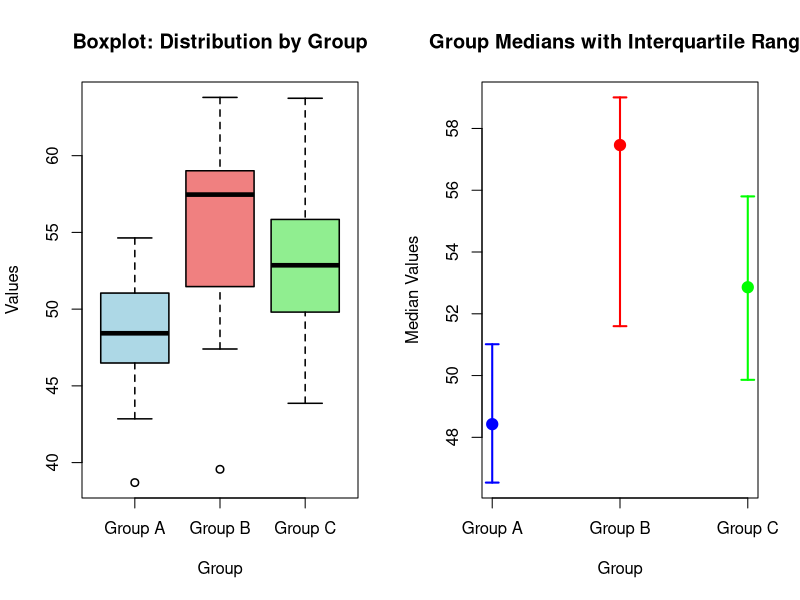
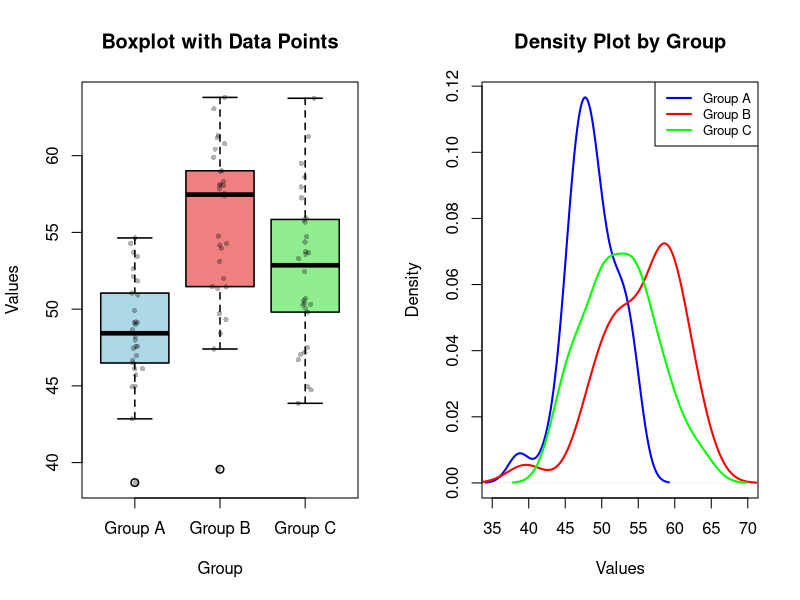

Write R code to recreate these figures, in order.
## ---- chunk 1
#| echo: true
#| code-fold: false
#| fig-cap: "Kruskal-Wallis Test Analysis"
#| label: fig-kruskal-analysis

# Create sample data with multiple groups
set.seed(789)
group_a <- rnorm(30, mean = 50, sd = 5)
group_b <- rnorm(30, mean = 55, sd = 5)
group_c <- rnorm(30, mean = 52, sd = 5)

# Combine into a data frame
kw_data <- data.frame(
  values = c(group_a, group_b, group_c),
  group = rep(c("Group A", "Group B", "Group C"), each = 30)
)

# Run Kruskal-Wallis test (non-parametric alternative to ANOVA)
kw_result <- kruskal.test(values ~ group, data = kw_data)
print("Kruskal-Wallis Test Result:")
print(kw_result)

# Interpretation:
# If p-value > 0.05: we fail to reject H0 (group distributions are not significantly different)
# If p-value < 0.05: we reject H0 (at least one group distribution is significantly different)

# Get descriptive statistics by group (using median instead of mean for non-parametric data)
print("\nDescriptive Statistics by Group:")
print(aggregate(values ~ group, data = kw_data, FUN = function(x) c(median = median(x), sd = sd(x), n = length(x))))
## ---- chunk 2
#| echo: true
#| code-fold: false
#| fig-cap: "Kruskal-Wallis Visualizations: Boxplot and Group Medians"
#| label: fig-kruskal-plots

# Set up 1x2 panel layout
par(mfrow = c(1, 2))

# Panel 1: Boxplot
boxplot(values ~ group, data = kw_data,
        main = "Boxplot: Distribution by Group",
        xlab = "Group",
        ylab = "Values",
        col = c("lightblue", "lightcoral", "lightgreen"),
        border = "black",
        lwd = 1.5)

# Panel 2: Group medians with interquartile range
group_medians <- aggregate(values ~ group, data = kw_data, FUN = median)
group_q1 <- aggregate(values ~ group, data = kw_data, FUN = function(x) quantile(x, 0.25))
group_q3 <- aggregate(values ~ group, data = kw_data, FUN = function(x) quantile(x, 0.75))

plot(1:3, group_medians$values,
     main = "Group Medians with Interquartile Range",
     xlab = "Group",
     ylab = "Median Values",
     ylim = c(min(group_q1$values), max(group_q3$values)),
     pch = 19,
     cex = 1.5,
     col = c("blue", "red", "green"),
     xaxt = "n")
axis(1, at = 1:3, labels = c("Group A", "Group B", "Group C"))

# Add IQR error bars
for (i in 1:3) {
  segments(i, group_q1$values[i], 
           i, group_q3$values[i],
           lwd = 2, col = c("blue", "red", "green")[i])
  segments(i - 0.05, group_q1$values[i],
           i + 0.05, group_q1$values[i],
           lwd = 2, col = c("blue", "red", "green")[i])
  segments(i - 0.05, group_q3$values[i],
           i + 0.05, group_q3$values[i],
           lwd = 2, col = c("blue", "red", "green")[i])
}

# Reset plot layout
par(mfrow = c(1, 1))
## ---- chunk 3
#| echo: true
#| code-fold: false
#| fig-cap: "Kruskal-Wallis Visualizations: Violin Plot and Stripchart"
#| label: fig-kruskal-distribution

# Set up 1x2 panel layout
par(mfrow = c(1, 2))

# Panel 1: Boxplot with overlaid points (stripchart)
boxplot(values ~ group, data = kw_data,
        main = "Boxplot with Data Points",
        xlab = "Group",
        ylab = "Values",
        col = c("lightblue", "lightcoral", "lightgreen"),
        border = "black",
        lwd = 1.5)

# Add jittered points to show individual observations
set.seed(100)
for (i in 1:3) {
  group_data <- kw_data$values[kw_data$group == c("Group A", "Group B", "Group C")[i]]
  x_pos <- rep(i, length(group_data)) + rnorm(length(group_data), 0, 0.04)
  points(x_pos, group_data, pch = 16, col = rgb(0, 0, 0, 0.3), cex = 0.7)
}

# Panel 2: Density plot overlay
plot(density(group_a), main = "Density Plot by Group",
     xlab = "Values", ylab = "Density",
     col = "blue", lwd = 2, xlim = c(35, 70))
lines(density(group_b), col = "red", lwd = 2)
lines(density(group_c), col = "green", lwd = 2)
legend("topright", 
       legend = c("Group A", "Group B", "Group C"),
       col = c("blue", "red", "green"),
       lwd = 2,
       cex = 0.8)

# Reset plot layout
par(mfrow = c(1, 1))
